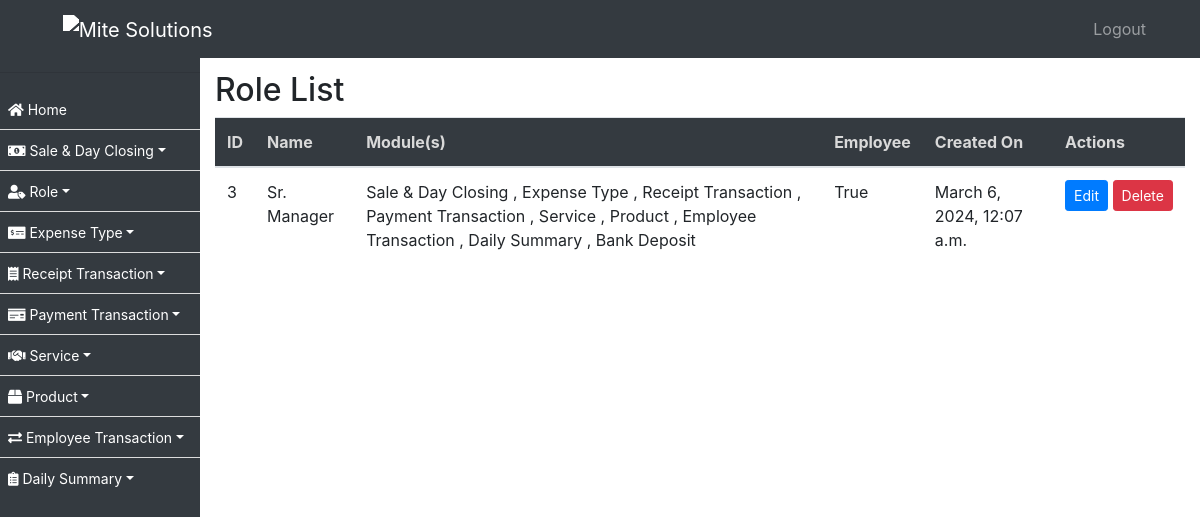
/role/, run on the app's committed database.
### ezshopapp/models.py (models this page shows, shortened)
class Role(models.Model):
    name = models.CharField(max_length=255)
    modules = models.ManyToManyField(Module, null=True)
    is_employee = models.BooleanField(default=False)
    created_on = models.DateTimeField(auto_now_add=True, null=True)

class Module(models.Model):
    name = models.CharField(max_length=50)
    created_on = models.DateTimeField(auto_now_add=True, null=True)

### ezshopapp/views.py (the view)
# urls.py: path('role/', RoleListView.as_view(), name='role_list'),
class RoleListView(ListView):
    model = Role
    template_name = 'role_list.html'

### ezshopapp/templates/role_list.html (shortened to what this page needs)
{% extends 'base.html' %}
{% block content %}
  <h2>Role List</h2>
  <div class="table-responsive">
    <table class="table">
      <thead>
        <tr>
          <th>ID</th>
          <th>Name</th>
          <th>Module(s)</th>
          <th>Employee</th>
          <th>Created On</th>
          <th>Actions</th>
        </tr>
      </thead>
      <tbody>
        {% for role in object_list %}
          <tr>
            <td>{{ role.id }}</td>
            <td>{{ role.name }}</td>
            <td>
              {% for module in role.modules.all %}
                {{ module.name }}
                {% if not forloop.last %}, {% endif %}
              {% endfor %}
            </td>
            <td>{{ role.is_employee }}</td>
            <td>{{ role.created_on }}</td>
            <td>
              <div class="d-flex justify-content-between align-items-center">
              <a href="{% url 'update_role' role.pk %}" class="btn btn-primary btn-sm">Edit</a>&nbsp;
              <form method="post" action="{% url 'delete_role' role.pk %}" style="display: inline;">
                <button type="submit" class="btn btn-danger btn-sm" onclick="return confirm('Are you sure you want to delete this role?')">Delete</button>
              </form>
            </div>
            </td>
          </tr>
        {% endfor %}
      </tbody>
    </table>
  </div>
{% endblock %}

### ezshopapp/templates/base.html (style rules this page uses)
body { padding-top: 56px; }
thead { background-color: #343a40; color: #d9d9d9; }
table { border:0px !important; }

### data on the page
Role: id "3", name "Sr. Manager", is_employee "True", created_on "March 6, 2024, 12:07 a.m."
Module: name "Sale & Day Closing"
Module: name "Expense Type"
Module: name "Receipt Transaction"
Module: name "Payment Transaction"
Module: name "Service"
Module: name "Product"
Module: name "Employee Transaction"
Module: name "Daily Summary"
Module: name "Bank Deposit"
